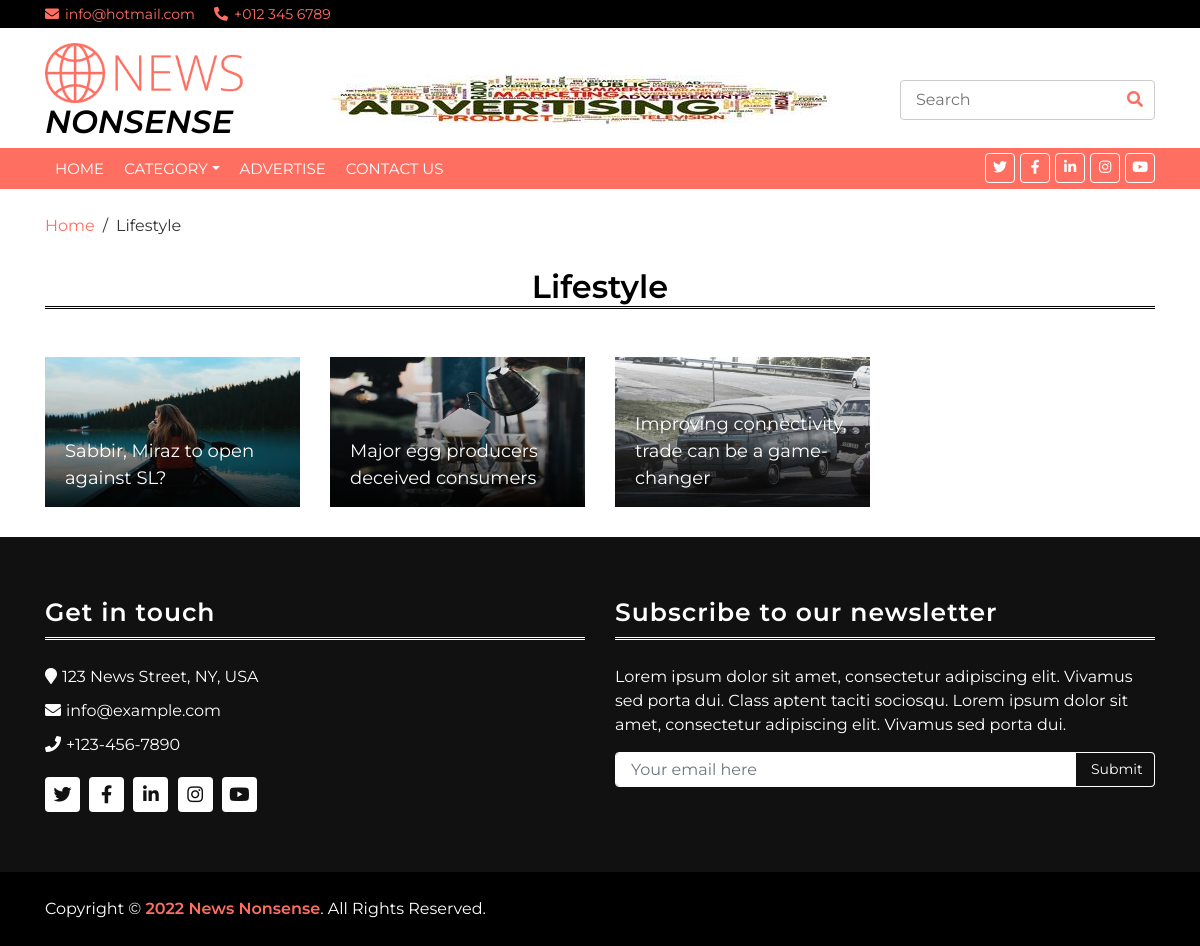
The app's page /tag/2 with its own data.
### tables this page shows
CREATE TABLE `advertisement` (
  `id` int(11) NOT NULL,
  `name` varchar(255) NOT NULL,
  `email` varchar(255) NOT NULL,
  `company` varchar(255) NOT NULL,
  `website` varchar(255) NOT NULL,
  `address` varchar(255) NOT NULL,
  `contact` bigint(20) NOT NULL,
  `image` varchar(255) NOT NULL,
  `thumb` varchar(255) NOT NULL,
  `description` varchar(255) DEFAULT NULL,
  `location` tinyint(4) DEFAULT NULL,
  `status` tinyint(1) NOT NULL DEFAULT 0,
  `date` date DEFAULT NULL
);

CREATE TABLE `tag` (
  `id` int(11) NOT NULL,
  `name` varchar(255) NOT NULL
);

CREATE TABLE `post` (
  `id` int(11) NOT NULL,
  `title` varchar(255) NOT NULL,
  `description` text NOT NULL,
  `category` int(11) NOT NULL,
  `tag` varchar(255) NOT NULL,
  `image` varchar(255) NOT NULL,
  `featured` tinyint(1) DEFAULT NULL,
  `video` tinyint(1) DEFAULT NULL,
  `trending` tinyint(1) DEFAULT NULL,
  `spotlight` tinyint(1) DEFAULT NULL,
  `editorial` tinyint(1) DEFAULT NULL,
  `homemainnews` tinyint(1) DEFAULT NULL,
  `homemainnewsslider` tinyint(1) DEFAULT NULL,
  `homemorenews` tinyint(1) DEFAULT NULL,
  `catmainnews` tinyint(1) DEFAULT NULL,
  `catmainnewsslider` tinyint(1) DEFAULT NULL,
  `catmorenews` tinyint(1) DEFAULT NULL,
  `viewcount` bigint(20) NOT NULL,
  `created_at` timestamp NOT NULL DEFAULT current_timestamp() ON UPDATE current_timestamp()
);

### application/views/front/app.php (called while the page is built, shortened)
<?php $this->load->view('front/include/header'); ?>
	<?php $this->load->view($page); ?>

### application/controllers/HomeCtrl.php (called while the page is built, shortened)
<?php
class HomeCtrl extends CI_Controller {
	public function tag($id){
		$data['tname']=$this->db->where('id', $id)->get('tag')->row();
		$data['tags']=$this->db->where('tag', $id)->get('post')->result();
		$data['page']="front/tag";
		$this->load->view('front/app',$data);
	}
}

### index.php (called while the page is built, shortened)
<?php
require_once BASEPATH.'core/CodeIgniter.php';

### application/views/front/tag.php (the view)
<div class="breadcrumb-wrap">
    <div class="container">
        <ul class="breadcrumb">
            <li class="breadcrumb-item"><a href="<?= base_url('home') ?>">Home</a></li>
            <li class="breadcrumb-item active"><?= $tname->name ?></li>
        </ul>
    </div>
</div>
<div class="top-news">
    <div class="container">
        <h2 class="text-center mb-5" style="border-bottom: 3px double #000000;"><?= $tname->name ?></h2>
    </div>
</div>
<div class="main-news">
    <div class="container">
        <div class="row">
            <div class="col-lg-12">
                <div class="row">
                    <?php
                        if($tags){
                        foreach($tags as $t){
                    ?>
                        <div class="col-md-3">
                            <div class="mn-img">
                                <img src="<?= base_url('img/admin/media/'.$t->image) ?>" height="150" />
                                <div class="mn-title">
                                    <a href="<?= base_url('post/'.$t->id) ?>"><?= $t->title ?></a>
                                </div>
                            </div>
                        </div>
                    <?php } } ?>
                </div>
            </div>
        </div>
    </div>
</div>

### application/views/front/include/header.php (shortened to what this page needs)
<!DOCTYPE html>
<html lang="en">
<head>
    <link href="https://stackpath.bootstrapcdn.com/bootstrap/4.4.1/css/bootstrap.min.css" rel="stylesheet">
    <link href="https://cdnjs.cloudflare.com/ajax/libs/font-awesome/5.10.0/css/all.min.css" rel="stylesheet">
    <link href="<?php echo base_url(); ?>lib/slick/slick.css" rel="stylesheet">
    <link href="<?php echo base_url(); ?>lib/slick/slick-theme.css" rel="stylesheet">
</head>
<body>
    <div class="top-bar">
        <div class="container">
            <div class="row">
                <div class="col-lg-6">
                    <div class="tb-contact">
                        <p><i class="fas fa-envelope"></i>info@hotmail.com</p>
                        <p><i class="fas fa-phone-alt"></i>+012 345 6789</p>
                    </div>
                </div>
            </div>
        </div>
    </div>
    <div class="brand">
        <div class="container">
            <div class="row align-items-center">
                <div class="col-lg-3 col-md-4">
                    <div class="b-logo">
                        <a href="<?php echo base_url('home'); ?>">
                            <img src="<?php echo base_url(); ?>img/logo.png" alt="Logo">
                        </a>
                        <h2 class="font-italic text-break text-*-center">NONSENSE</h1>
                    </div>
                </div>
                <div class="col-lg-6 col-md-4">
                    <div class="b-ads">
                        <?php
                            $ad1 = $this->db->where('location', 1)->limit(1, 0)->get('advertisement')->row();
                        ?>
                        <a href="#">
                            <img src="<?= base_url('img/admin/ad/'.$ad1->image) ?>" alt="Advertisement Image">
                        </a>
                    </div>
                </div>
                <div class="col-lg-3 col-md-4">
                    <div class="b-search">
                        <form method="get" action="<?= base_url('search') ?>">
                            <input type="text" name="key_word" placeholder="Search">
                            <button type="submit"><i class="fa fa-search"></i></button>
                        </form>
                    </div>
                </div>
            </div>
        </div>
    </div>
    <div class="nav-bar">
        <div class="container">
            <nav class="navbar navbar-expand-md bg-dark navbar-dark">
                <div class="collapse navbar-collapse justify-content-between" id="navbarCollapse">
                    <div class="navbar-nav mr-auto">
                        <a href="<?= base_url('home') ?>" class="nav-item nav-link">Home</a>
                        <div class="nav-item dropdown">
                            <a class="nav-link dropdown-toggle" data-toggle="dropdown">Category</a>
                        </div>
                        <a href="<?= base_url('advertise') ?>" class="nav-item nav-link">Advertise</a>
                        <a href="<?= base_url('contact') ?>" class="nav-item nav-link">Contact Us</a>
                    </div>
                    <div class="social ml-auto">
                        <a href=""><i class="fab fa-twitter"></i></a>
                        <a href=""><i class="fab fa-facebook-f"></i></a>
                        <a href=""><i class="fab fa-linkedin-in"></i></a>
                        <a href=""><i class="fab fa-instagram"></i></a>
                        <a href=""><i class="fab fa-youtube"></i></a>
                    </div>
                </div>
            </nav>
        </div>
    </div>

### css/style.css (style rules this page uses)
body { color: #000000; font-family: 'Montserrat', sans-serif; font-weight: 400; background: #ffffff; }
a { color: #FF6F61; transition: 0.5s; }
p { padding: 0; margin: 0 0 15px 0; color: #000000; }
h1, h2, h3, h4, h5, h6 { margin: 0 0 15px 0; padding: 0; color: #000000; font-weight: 600; }
.top-bar { padding: 2px 0; background: #000000; }
.top-bar .tb-contact p { display: inline-block; margin: 0; color: #FF6F61; font-size: 14px; }
.top-bar .tb-contact p i { margin-right: 6px; }
.top-bar .tb-contact p:first-child { margin-right: 15px; }
.brand { margin: 15px 0; background: #ffffff; }
.brand .b-logo { text-align: left; overflow: hidden; }
.brand .b-logo a img { max-width: 100%; max-height: 60px; }
.brand .b-ads { overflow: hidden; }
.brand .b-ads a img { max-width: 100%; max-height: 100%; }
.brand .b-search { width: 100%; }
.brand .b-search input[type=text] { width: 100%; height: 40px; padding: 0 15px; color: #666666; border: 1px solid #cccccc; border-radius: 4px; }
.brand .b-search button { position: absolute; width: 40px; height: 40px; top: 0; right: 15px; border: none; background: none; color: #FF6F61; border-radius: 0 4px 4px 0; }
@media (min-width: 768px) { .brand { max-height: 90px; } }
.nav-bar { position: relative; }
.nav-bar .navbar { height: 100%; padding: 0; }
.navbar-dark .navbar-nav .nav-link, .navbar-dark .navbar-nav .nav-link:focus, .navbar-dark .navbar-nav .nav-link:hover, .navbar-dark .navbar-nav .nav-link.active { padding: 10px 10px 8px 10px; color: #ffffff; }
@media (min-width: 768px) { .nav-bar, .nav-bar .navbar { background: #FF6F61 !important; } }
@media (min-width: 768px) { .nav-bar a.nav-link { padding: 8px 15px; font-size: 15px; text-transform: uppercase; } }
.nav-bar .social { font-size: 0; overflow: hidden; }
.nav-bar .social a { display: inline-block; margin-left: 5px; width: 30px; height: 30px; padding: 3px 0; text-align: center; font-size: 14px; background: #FF6F61; border: 1px solid #ffffff; border-radius: 4px; }
.nav-bar .social a i { color: #ffffff; }
.top-news { position: relative; width: 100%; padding: 30px 0 0 0; }
.main-news { position: relative; width: 100%; margin-bottom: 30px; }
.main-news .mn-img { position: relative; overflow: hidden; }
.main-news .mn-img img { width: 100%; }
.main-news .mn-title { position: absolute; top: 0; right: 0; bottom: 0; left: 0; padding: 15px 10px 15px 20px; background-image: linear-gradient(rgba(0, 0, 0, .0), rgba(0, 0, 0, .3), rgba(0, 0, 0, .9)); display: flex; align-items: flex-end; }
.main-news .mn-title a { display: block; width: 100%; color: #ffffff; font-size: 18px; font-weight: 400; transition: .3s; }
.breadcrumb-wrap { position: relative; width: 100%; background: #ffffff; }
.breadcrumb-wrap .breadcrumb { margin: 25px 0 0 0; padding: 0; background: none; }
.breadcrumb-wrap .breadcrumb .breadcrumb-item + .breadcrumb-item::before { color: #353535; }
.breadcrumb-wrap .breadcrumb .breadcrumb-item.active { color: #353535; }

### records on screen
advertisement: image (picture)
tag: name "Lifestyle"
post: image (picture), title "Sabbir, Miraz to open against SL?"
post: image (picture), title "Major egg producers deceived consumers"
post: image (picture), title "Improving connectivity, trade can be a game-changer"
